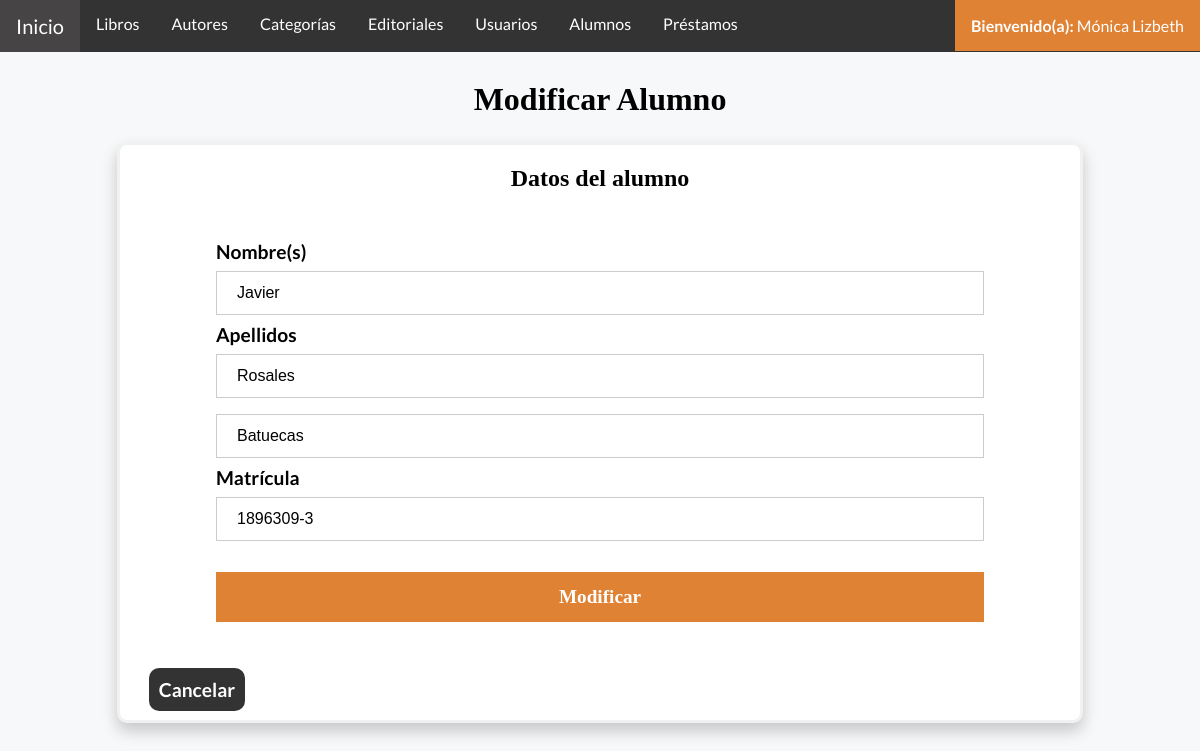
The page /alumnoModificar.php?id=1 (signed in) on the database its author committed.
### tables this page shows
CREATE TABLE `alumnos` (
  `idAlumno` int(11) NOT NULL AUTO_INCREMENT,
  `nombre` varchar(50) NOT NULL,
  `apellidoPaterno` varchar(30) NOT NULL,
  `apellidoMaterno` varchar(30) DEFAULT NULL,
  `matricula` varchar(9) NOT NULL,
  `deudor` varchar(20) NOT NULL,
  `status` varchar(20) NOT NULL,
  PRIMARY KEY (`idAlumno`)
);

### Conexion.php (called while the page is built, shortened)
<?php
    class Server {
        public $server;
        public $user;
        public $pass;
        public $db;
        public $conexion;
        public function conectar() {
            $this->conexion = new mysqli( $this->server, $this->user, $this->pass, $this->db );
        }
        public function buscarAlumno($alumno) {
            if (is_int($alumno)){
                $sql = "CALL buscarGeneral('alumnos','idAlumno',$alumno);";
            }else{
                $sql = "CALL buscarAlumno('$alumno');";
            }
          if($sentencia = $this->conexion->prepare($sql)){
            $sentencia->execute();
            if($resultado = $sentencia->get_result() )
            return $resultado;
            }
        }
    }
    $server = new Server;
    $server->server = "127.0.0.1";
    $server->user = "root";
    $server->pass = "";
    $server->db = "bd_biblioteca";
?>

### alumnoModificar.php (the view, shortened to what this page needs)
<?php
    include("Conexion.php");
    if (isset($_GET["id"])){
        $id = (int)$_GET["id"];
        $datos = $server->buscarAlumno($id);
        if ($fila = mysqli_fetch_array($datos)){
            $nombre = $fila['nombre'];
            $apellidoPaterno = $fila['apellidoPaterno'];
            $apellidoMaterno = $fila['apellidoMaterno'];
            $matricula = $fila['matricula'];
        }else{
            header("Location: alumnoConsultar.php");
        }
    }else if (!isset($_POST["alumno"])){
        header("Location: alumnoConsultar.php");
    }
?>
<!DOCTYPE html>
<html lang="es">
<head>
    <link href="css/Estilo.css" rel="stylesheet">
</head>
<body>
    <?php
    include("barraNavegacion.php");
    ?>
    <header>
        <div class="titulo">
            <h1>Modificar Alumno</h1>
        </div>
    </header>
    <div class= "frmFormulario">
        <h2>Datos del alumno</h2>
            <form method="post" action= 'alumnoModificar.php?id=<?php echo $id;?>'>
            <div class="frmMargen">
                <label>Nombre(s)</label>
                <input value= "<?php echo $nombre; ?>" placeholder = "Nombre del alumno" name="nombres" type="text" pattern="([a-z]|[A-Z]|[á-úñÑ\s])+" required>
                <label >Apellidos</label>
                <div>
                        <input value= "<?php echo $apellidoPaterno; ?>" name="apellidoPaterno" placeholder="Apellido paterno" type="text" pattern="([a-z]|[A-Z]|[á-úñN\s])+" required>
                        <input value= "<?php echo $apellidoMaterno; ?>" name="apellidoMaterno" placeholder="Apellido materno" type="text" pattern="([a-z]|[A-Z]|[á-úñN\s])+" required>
                </div>
                <label>Matrícula</label>
                <input value= "<?php echo $matricula; ?>" name="matricula" type="text" placeholder="Matrícula identificadora del alumno" required>
                <button type="submit" name="modificar">Modificar</button>
            </div>
            </form>
            <a class = "cancel" href="alumnoConsultar.php">Cancelar</a> <br><br>
    </div>
</body>
</html>

### css/Estilo.css (style rules this page uses)
body { margin: 0; padding: 0; background-color: #F6F8FA; font-family: 'Lato', sans-serif; }
.frmFormulario, .inicio { background-color: white; border: 3px solid #f1f1f1; margin: 5%; margin-top: 2%; margin-right: auto; margin-left: auto; width: 80%; border-radius: 10px; box-shadow: 0px 8px 16px 0px rgba(0,0,0,0.2); ; }
.frmFormulario input[type=text],.frmFormulario input[type=password], .frmFormulario input[type=email], .frmFormulario textarea, .frmFormulario input[type=number], .frmFormulario input[type=date], .frmFormulario select { width: 100%; padding: 12px 20px; margin: 8px 0; display: inline-block; border: 1px solid #ccc; box-sizing: border-box; font-size: 16px; resize: none; }
.frmFormulario button { background-color:#e08234; color: white; padding: 14px 20px; margin: 8px 0; border: none; cursor: pointer; width: 100%; margin-top: 3%; font-family: 'Times New Roman', Times, serif; }
.frmFormulario label, .frmFormulario button { font-weight: bold; font-size: larger; }
h4,h3,h2,h1 { text-align: center; font-family: 'Cambria', Times, serif; }
.frmMargen, .frmMargen2 { margin: 10%; margin-top: 5%; margin-bottom: 5%; }
.cancel, .agregar { color: #ffff; text-decoration: none; font-size: larger; padding: 10px 10px; margin: 3%; border-radius: 10px; font-weight: bold; }
.cancel { background-color: #333; }

### rows shown on the page
alumnos: nombres "Javier", apellidoPaterno "Rosales", apellidoMaterno "Batuecas", matricula "1896309-3"

### other values the page prints
$_SESSION['nombres'] "Mónica Lizbeth"
